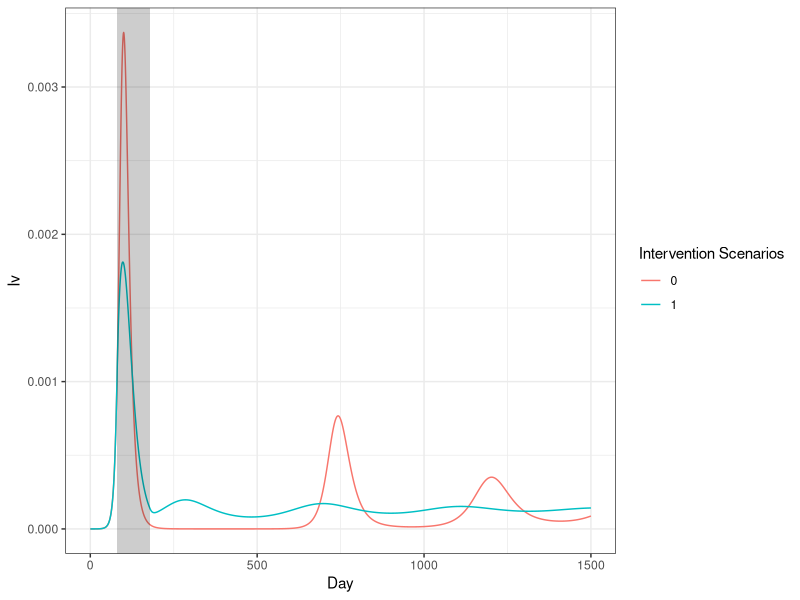
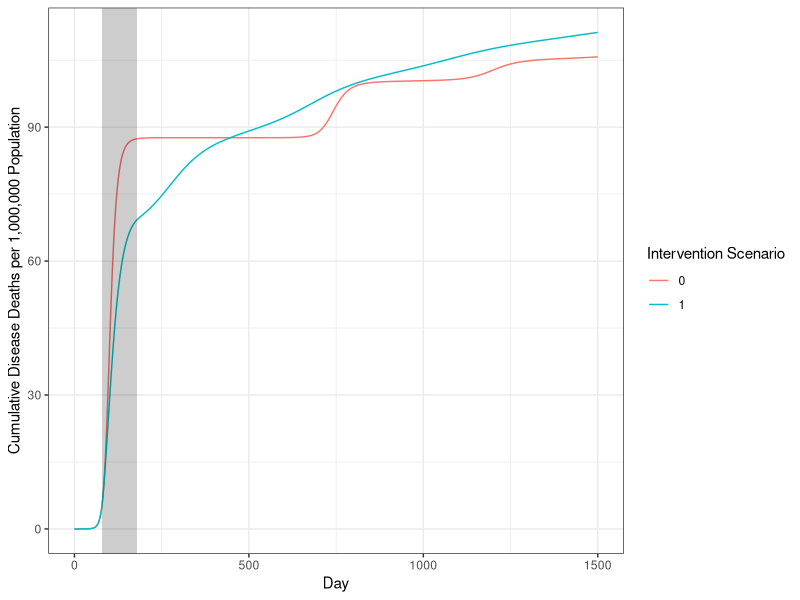
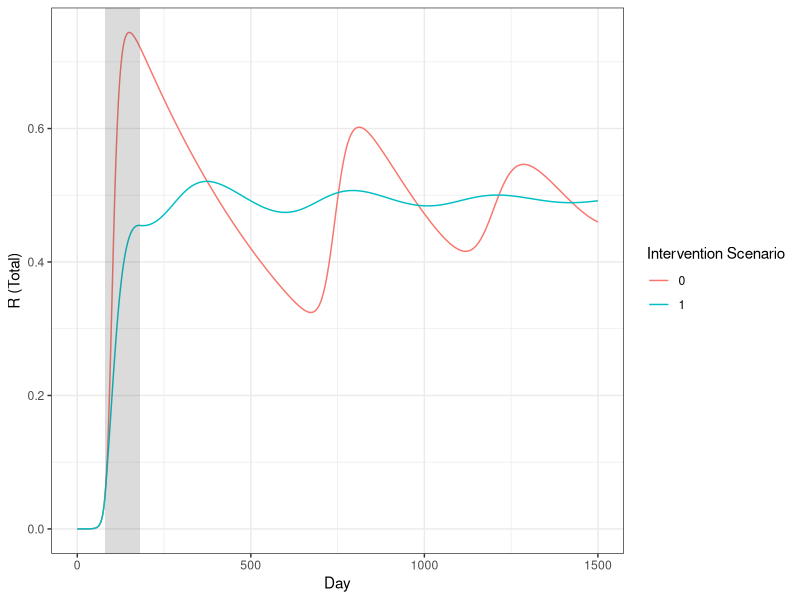
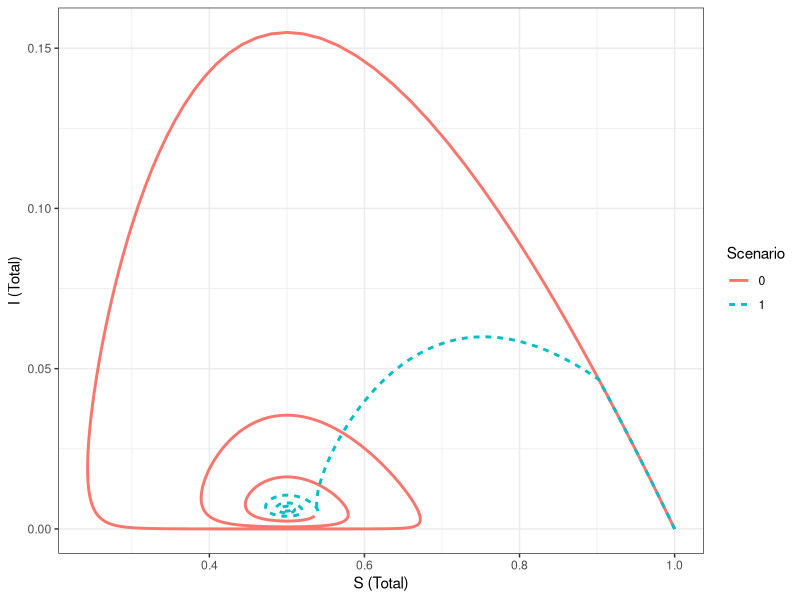

These figures' R source, in order:
rm(list = ls())
library(deSolve)
library(ggplot2)
library(cowplot)
library(reshape2)

### SIRS model with interventions
SIRS_int <- function(t, y, parms) {
  Sp <- y[1] #primary infection
  Ip <- y[2] #primary infection
  R <- y[3]
  Ss <- y[4] #secondary infection
  Is <- y[5] #secondary infection
  Spv <- y[6] #primary infection
  Ipv <- y[7] #primary infection
  Rv <- y[8]
  Ssv <- y[9] #secondary infection
  Isv <- y[10] #secondary infection
  
  mu <- parms["mu"]
  mu_v <- parms["mu_v"]
  mu_c <- parms["mu_c"]
  alpha <- parms["alpha"]
  sigma <- parms["sigma"]
  sigma_v <- parms["sigma_v"]
  beta <- parms["beta"]
  beta_v <- parms["beta_v"]
  omega <- parms["omega"] 
  omega_v <- parms["omega_v"]
  theta <- parms["theta"] #level of immune protection against death
  
  # Intervention-related params
  day_interv <- parms["day_interv"]
  interv_duration <- parms["interv_duration"]
  day_lift_interv <- day_interv + interv_duration 
  
  # Coverage and efficacy params
  cov_v <- parms["cov_v"]
  cov_nv <- parms["cov_nv"]
  efficacy_v <- parms["efficacy_v"]
  efficacy_nv <- parms["efficacy_nv"]
  
  # Time-dependent intervention effect
  int_cov_v <- (t >= day_interv & t < day_lift_interv) * cov_v
  int_cov_nv <- (t >= day_interv & t < day_lift_interv) * cov_nv
  intervention_v <- (1 - efficacy_v * int_cov_v)
  intervention_nv <- (1 - efficacy_nv * int_cov_nv)
  
  # Define birth rate & total population size
  N <- Sp + Ip + R + Ss + Is + Spv + Ipv + Rv + Ssv + Isv
  b <- (mu * (Sp + Ip + R + Ss + Is) + mu_v * (Spv + Ipv + Rv + Ssv + Isv))/N
  
  # Intervention affects transmission
  dSp <- b * N - intervention_nv * beta * Sp * (Ip + Ipv + Is + Isv) / N - (mu + alpha) * Sp  
  dIp <- intervention_nv * beta * Sp * (Ip + Ipv + Is + Isv) / N - (mu + sigma) * Ip
  dR <- sigma * (Ip + Is) - (mu + alpha + omega) * R
  dSs <- omega * R - (mu + alpha) * Ss - intervention_nv * beta * Ss * (Ip + Ipv + Is + Isv) / N
  dIs <- intervention_nv * beta * Ss * (Ip + Ipv + Is + Isv) / N- (mu + sigma) * Is
  dSpv <- alpha * Sp - mu_v * Spv - intervention_v * beta_v * Spv * (Ip + Ipv + Is + Isv) / N
  dIpv <- intervention_v * beta_v * Spv * (Ip + Ipv + Is + Isv) / N - (mu_c + mu_v + sigma_v) * Ipv
  dRv <- sigma_v * (Ipv + Isv) + alpha * R - (mu_v + omega_v) * Rv
  dSsv <- omega_v * Rv + alpha * Ss - mu_v * Ssv - intervention_v * beta_v * Ssv * (Ip + Ipv + Is + Isv) / N
  dIsv <- intervention_v * beta_v * Ssv * (Ip + Ipv + Is + Isv) / N - ((1 - theta) * mu_c + mu_v + sigma_v) * Isv
  
  res <- c(dSp, dIp, dR, dSs, dIs, dSpv, dIpv, dRv, dSsv, dIsv)
  list(res, intervention_v)
}

times <- seq(0, 1500, by = 1) 

parms1 <- c(alpha = 0.01134021 / 365, mu_c = 0.005 / 7.3,
            mu = 0.004 / 365, mu_v = 0.5 / 365,
            sigma = 50 / 365, sigma_v = 50 / 365,
            beta = 100 / 365, beta_v = 100 / 365, 
            omega = 1 / 600,
            omega_v =  1 / 600,
            theta = 1,
            day_interv = 0, 
            interv_duration = 0,
            cov_v = 0,   
            cov_nv = 0,
            efficacy_v = 0,
            efficacy_nv = 0)  
start1 <- c(Sp = 0.978 - 0.000001, Ip = 0.000001, R = 0, Ss = 0, Is = 0, Spv = 0.022, Ipv = 0, Rv = 0, Ssv = 0, Isv = 0)

# 0% coverage
parms_0 <- parms1
out_0 <- ode(y = start1, times = times, func = SIRS_int, parms = parms_0)
cum_exc_mor_0 <- cumsum(out_0[,"Ipv"] * parms1["mu_c"] + out_0[, "Isv"] * (1 - parms1["theta"]) * parms1["mu_c"])
peak_Iv_0 <- out_0[,"Ipv"] + out_0[, "Isv"]
R_total_0 <- out_0[,"R"] + out_0[,"Rv"]

# Any scenario to be tested
parms_int <- parms1
parms_int["cov_nv"] <- 0.7
parms_int["efficacy_nv"] <- (0.7*100)^2/10000
parms_int["cov_v"] <- 0
parms_int["efficacy_v"] <- 1
parms_int["day_interv"] <- 80
parms_int["interv_duration"] <- 100
out_int <- ode(y = start1, times = times, func = SIRS_int, parms = parms_int)
cum_exc_mor_int <- cumsum(out_int[,"Ipv"] * parms1["mu_c"] + out_int[, "Isv"] * (1 - parms1["theta"]) * parms1["mu_c"])
peak_Iv_int <- out_int[,"Ipv"] + out_int[, "Isv"]
R_total_int <- out_int[,"R"] + out_int[,"Rv"]

# The intervention period
shade_df <- data.frame(xmin = 80, xmax = 180, ymin = -Inf, ymax = Inf)

############################################ Peak Iv
prevalence <- data.frame(
  time = out_0[,"time"],
  peak_Iv_0 = peak_Iv_0, 
  scenario_tested = peak_Iv_int
)

Iv_plot <- ggplot(prevalence, aes(x=time)) +
  geom_line(aes(y = peak_Iv_0, color = "0")) +
  geom_line(aes(y = scenario_tested, color = "1")) +
  labs(
    x = "Day",
    y = "Iv",
    color = "Intervention Scenarios"
  ) +
  theme(plot.title = element_text(size = 16, hjust = 0.5),
        legend.title = element_text(size = 12)) +
  geom_rect(data = shade_df, inherit.aes = FALSE,
            aes(xmin = xmin, xmax = xmax, ymin = ymin, ymax = ymax),
            fill = "grey3", alpha = 0.2) +
  theme_bw()
Iv_plot

############################################ Cumulative excess mortality
cum_excess_mor <- data.frame(
  time = out_0[,"time"],
  cum_exc_mor_0 = cum_exc_mor_0*1000000, 
  scenario_tested = cum_exc_mor_int*1000000
)

mortality_plot <- ggplot(cum_excess_mor, aes(x=time)) +
  geom_line(aes(y = cum_exc_mor_0, color = "0")) +
  geom_line(aes(y = scenario_tested, color = "1")) +
  labs(
    x = "Day",
    y = "Cumulative Disease Deaths per 1,000,000 Population",
    color = "Intervention Scenario"
  ) +
  theme(plot.title = element_text(size = 16, hjust = 0.5),
        legend.title = element_text(size = 12)) +
  geom_rect(data = shade_df, inherit.aes = FALSE,
            aes(xmin = xmin, xmax = xmax, ymin = ymin, ymax = ymax),
            fill = "grey3", alpha = 0.2) +
  theme_bw()
mortality_plot

####################################### R total
R_total <- data.frame(
  time = out_0[,"time"],
  R_total_0 = R_total_0, 
  R_total_int = R_total_int
)

R_plot <- ggplot(R_total, aes(x=time)) +
  geom_line(aes(y = R_total_0, color = "0")) +
  geom_line(aes(y = R_total_int, color = "1")) +
  labs(
    x = "Day",
    y = "R (Total)",
    color = "Intervention Scenario"
  ) +
  theme(plot.title = element_text(size = 16, hjust = 0.5),
        legend.title = element_text(size = 12)) +
  geom_rect(data = shade_df, inherit.aes = FALSE,
            aes(xmin = xmin, xmax = xmax, ymin = ymin, ymax = ymax),
            fill = "grey30", alpha = 0.2) +
  theme_bw()
R_plot

####################################### Phase plot
phase_plot_data_0 <- as.data.frame(out_0)
phase_plot_data_0$S_total <- phase_plot_data_0$Sp + phase_plot_data_0$Spv + phase_plot_data_0$Ss + phase_plot_data_0$Ssv
phase_plot_data_0$I_total <- phase_plot_data_0$Ip + phase_plot_data_0$Ipv + phase_plot_data_0$Is + phase_plot_data_0$Isv
phase_plot_data_0$Scenario <- "0"

phase_plot_data_int <- as.data.frame(out_int)
phase_plot_data_int$S_total <- phase_plot_data_int$Sp + phase_plot_data_int$Spv + phase_plot_data_int$Ss + phase_plot_data_int$Ssv
phase_plot_data_int$I_total <- phase_plot_data_int$Ip + phase_plot_data_int$Ipv + phase_plot_data_int$Is + phase_plot_data_int$Isv
phase_plot_data_int$Scenario <- "1"

combined <- rbind(phase_plot_data_0, phase_plot_data_int)

phase_plot <- ggplot(combined, aes(x = S_total, y = I_total, color = Scenario, linetype = Scenario)) +
  geom_path(linewidth = 1) +
  labs(x = "S (Total)",
       y = "I (Total)",
       color = "Scenario",
       linetype = "Scenario") +
  theme_bw()
phase_plot
